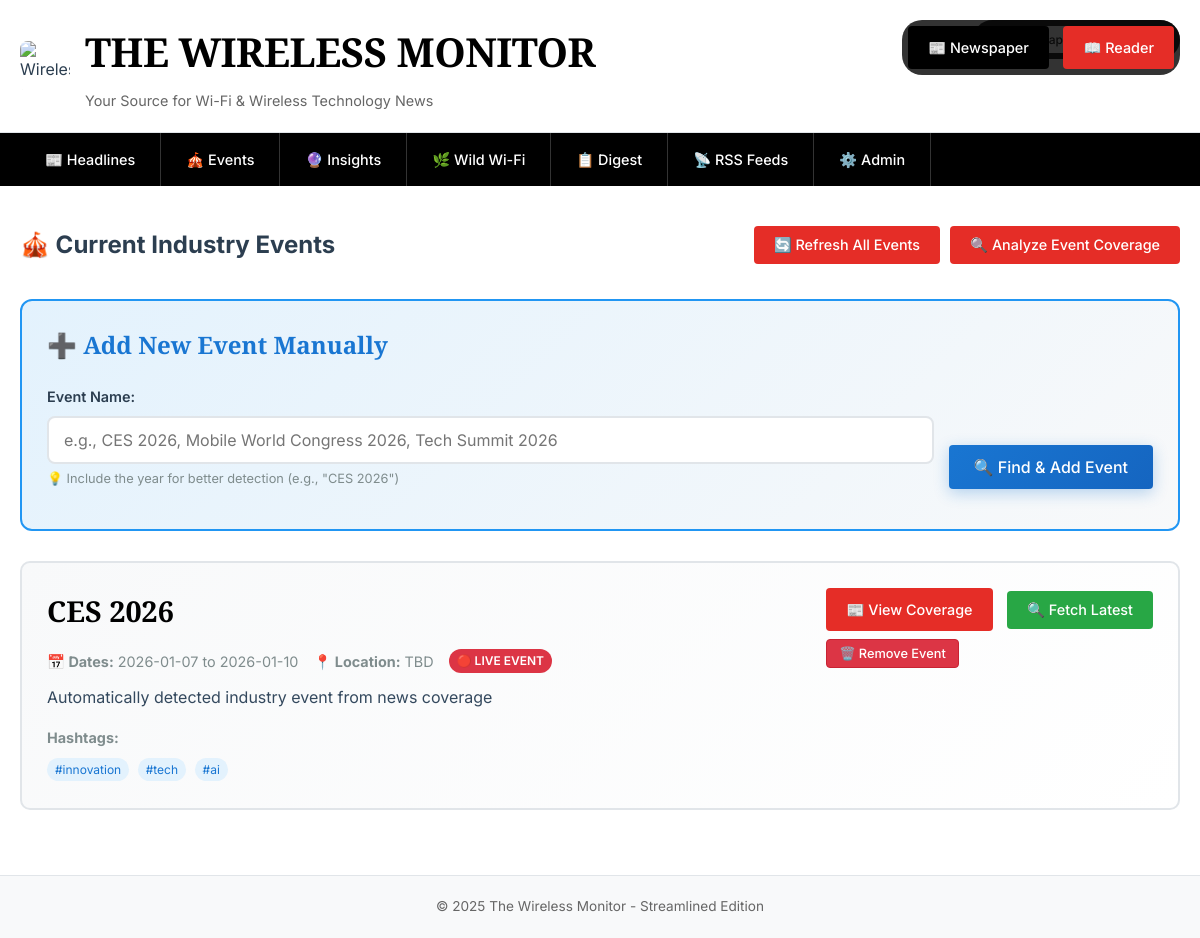
Before: /events with the older database file.
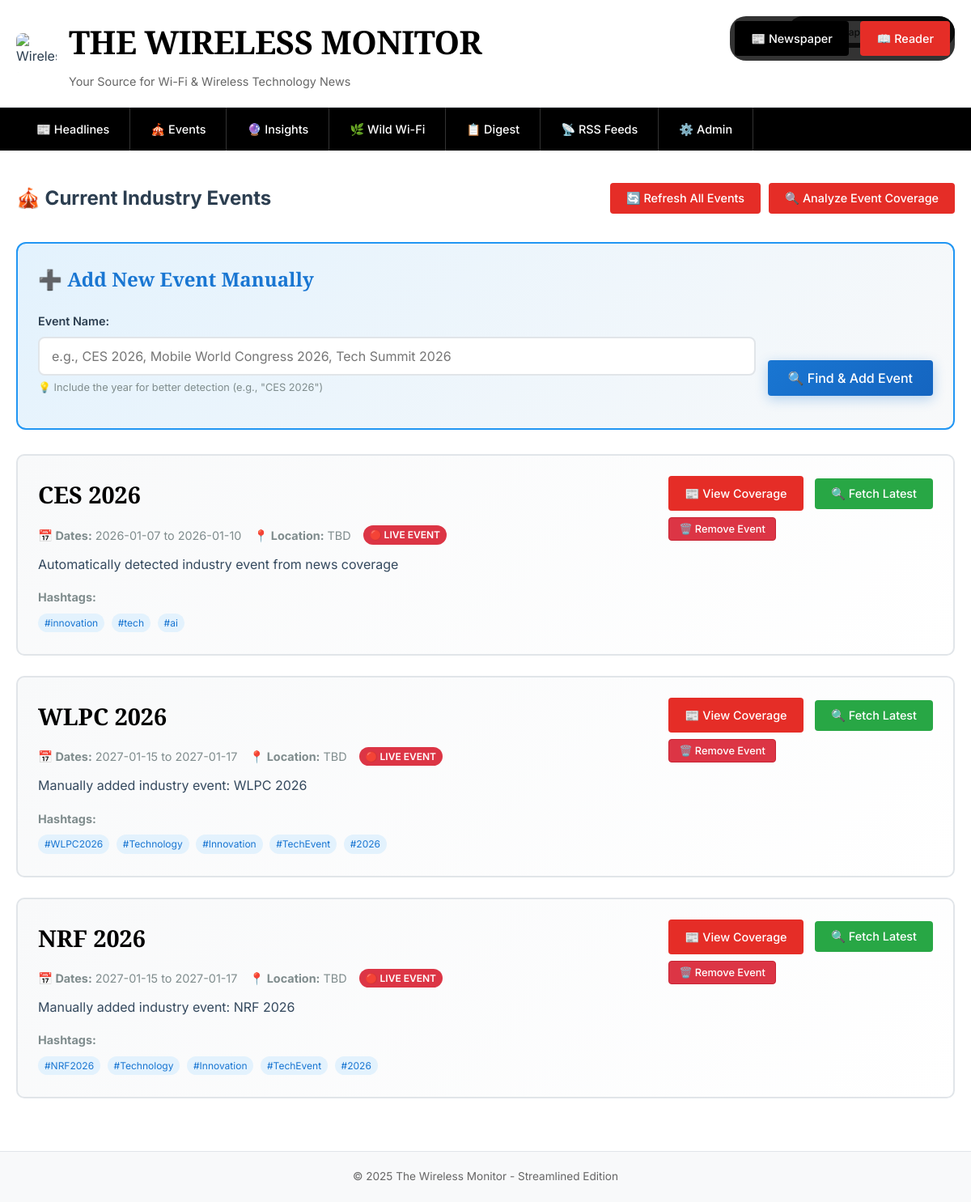
After: the same page with the newer database file.
### tables this page shows
CREATE TABLE industry_events (
                id INTEGER PRIMARY KEY AUTOINCREMENT,
                name TEXT NOT NULL,
                hashtags TEXT,
                start_date DATE,
                end_date DATE,
                location TEXT,
                description TEXT,
                active INTEGER DEFAULT 1,
                created_at TIMESTAMP DEFAULT CURRENT_TIMESTAMP
            );

### app/main.py (the view)
        @self.app.route('/events')
        def events():
            view_mode = request.args.get('view', 'newspaper')
            conn = self.get_db_connection()
            current_events = conn.execute('''
                SELECT * FROM industry_events
                WHERE active = 1
                AND date(end_date) >= date('now')
                ORDER BY start_date
            ''').fetchall()
            conn.close()
            return render_template('events.html', events=current_events, view_mode=view_mode)

### app/main.py (called while the page is built)
    def get_db_connection(self):
        conn = sqlite3.connect(self.db_path, timeout=30.0)
        conn.row_factory = sqlite3.Row
        conn.execute('PRAGMA journal_mode=WAL')
        conn.execute('PRAGMA synchronous=NORMAL')
        conn.execute('PRAGMA cache_size=10000')
        conn.execute('PRAGMA temp_store=memory')
        return conn

### app/templates/events.html (shortened to what the changed rows need)
{% extends "base.html" %}
{% block content %}
<div style="display: flex; justify-content: space-between; align-items: center; margin-bottom: {% if view_mode == 'reader' %}0{% else %}35px{% endif %}; ">
    <h2>🎪 Current Industry Events</h2>
</div>
{% if events %}
    {% for event in events %}
    <div class="{% if view_mode == 'reader' %}article{% else %}article{% endif %}" style="{% if view_mode == 'reader' %}border-bottom: 1px solid #f0f0f0; padding: 15px 20px; margin: 0; background: white;{% else %}border: 2px solid #e1e5e9; border-radius: 10px; padding: 25px; margin-bottom: 25px; background: linear-gradient(135deg, #f8f9fa, #ffffff);{% endif %}">
        <div style="display: flex; justify-content: between; align-items: flex-start; gap: 20px;">
            <div style="flex: 1;">
                <h3 style="{% if view_mode == 'reader' %}font-family: 'Arial', sans-serif; font-size: 1.1rem; font-weight: bold; color: #1155cc; margin-bottom: 8px;{% else %}font-family: 'Playfair Display', serif; font-size: 1.8rem; font-weight: 600; color: #000; margin-bottom: 15px;{% endif %}">
                    <a href="{{ url_for('event_detail', event_id=event.id, view=view_mode) }}" style="{% if view_mode == 'reader' %}color: #1155cc; text-decoration: none;{% else %}color: #000; text-decoration: none;{% endif %}">
                        {{ event.name }}
                    </a>
                </h3>
                <div style="{% if view_mode == 'reader' %}font-family: 'Arial', sans-serif; font-size: 0.8rem; color: #999; margin-bottom: 8px;{% else %}font-family: 'Inter', sans-serif; font-size: 0.9rem; color: #7f8c8d; margin-bottom: 12px; display: flex; align-items: center; gap: 15px; flex-wrap: wrap;{% endif %}">
                    <span><strong>📅 Dates:</strong> {{ event.start_date }} to {{ event.end_date }}</span>
                    <span><strong>📍 Location:</strong> {{ event.location }}</span>
                    <span style="background: #dc3545; color: white; padding: 2px 8px; border-radius: 12px; font-size: 0.75rem; font-weight: 600;">🔴 LIVE EVENT</span>
                </div>
                <p style="{% if view_mode == 'reader' %}font-family: 'Arial', sans-serif; font-size: 0.9rem; line-height: 1.5; color: #666; margin-bottom: 8px;{% else %}font-family: 'Inter', sans-serif; font-size: 1rem; line-height: 1.6; color: #34495e; margin-bottom: 15px;{% endif %}">
                    {{ event.description }}
                </p>
                {% if event.hashtags %}
                <div style="margin-top: 10px;">
                    <strong style="{% if view_mode == 'reader' %}font-size: 0.8rem; color: #999;{% else %}font-size: 0.9rem; color: #7f8c8d;{% endif %}">Hashtags:</strong>
                    <div style="margin-top: 5px;">
                        {% for hashtag in event.hashtags.split(',')[:8] %}
                        <span style="display: inline-block; background: #e3f2fd; color: #1976d2; padding: 2px 8px; border-radius: 12px; font-size: 0.75rem; margin: 2px 4px 2px 0; font-family: 'Inter', sans-serif;">{{ hashtag.strip() }}</span>
                        {% endfor %}
                    </div>
                </div>
                {% endif %}
            </div>
            <div style="display: flex; flex-direction: column; gap: 8px;">
                <div>
                    <a href="{{ url_for('event_detail', event_id=event.id, view=view_mode) }}" class="btn" style="{% if view_mode == 'reader' %}font-size: 0.8rem; padding: 6px 12px; margin-right: 8px;{% else %}font-size: 0.9rem; padding: 10px 20px; margin-right: 10px;{% endif %}">
                        📰 View Coverage
                    </a>
                    <button onclick="fetchEventContent({{ event.id }})" class="btn" style="{% if view_mode == 'reader' %}font-size: 0.8rem; padding: 6px 12px; background: #28a745;{% else %}font-size: 0.9rem; padding: 10px 20px; background: #28a745;{% endif %}">
                        🔍 Fetch Latest
                    </button>
                </div>
                <div>
                    <button onclick="removeEvent({{ event.id }}, '{{ event.name|replace("'", "\\'") }}')" class="btn remove-btn" style="{% if view_mode == 'reader' %}font-size: 0.75rem; padding: 4px 8px; background: #dc3545; color: white; border: 1px solid #c82333;{% else %}font-size: 0.8rem; padding: 6px 12px; background: #dc3545; color: white; border: 1px solid #c82333; transition: all 0.2s ease;{% endif %}" onmouseover="this.style.background='#c82333'; this.style.transform='translateY(-1px)'" onmouseout="this.style.background='#dc3545'; this.style.transform='translateY(0)'">
                        🗑️ Remove Event
                    </button>
                </div>
            </div>
        </div>
    </div>
    {% endfor %}
{% endif %}
{% endblock %}

Changed rows visible on the page:
added industry_events: name "WLPC 2026", start_date "2027-01-15", end_date "2027-01-17", location "TBD", description "Manually added industry event: WLPC 2026", strip "#WLPC2026" "#Technology" "#Innovation" "#TechEvent" "#2026"
added industry_events: name "NRF 2026", start_date "2027-01-15", end_date "2027-01-17", location "TBD", description "Manually added industry event: NRF 2026", strip "#NRF2026" "#Technology" "#Innovation" "#TechEvent" "#2026"
